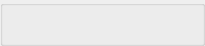
<ui version="4.0" >
 <class>prefMultiSelectionWidget</class>
 <widget class="QWidget" name="prefMultiSelectionWidget" >
  <property name="geometry" >
   <rect>
    <x>0</x>
    <y>0</y>
    <width>205</width>
    <height>46</height>
   </rect>
  </property>
  <property name="sizePolicy" >
   <sizepolicy>
    <hsizetype>7</hsizetype>
    <vsizetype>0</vsizetype>
    <horstretch>0</horstretch>
    <verstretch>0</verstretch>
   </sizepolicy>
  </property>
  <layout class="QHBoxLayout" >
   <property name="margin" >
    <number>0</number>
   </property>
   <property name="spacing" >
    <number>1</number>
   </property>
   <item>
    <widget class="QGroupBox" name="groupBox" />
   </item>
  </layout>
 </widget>
 <resources/>
 <connections/>
</ui>
